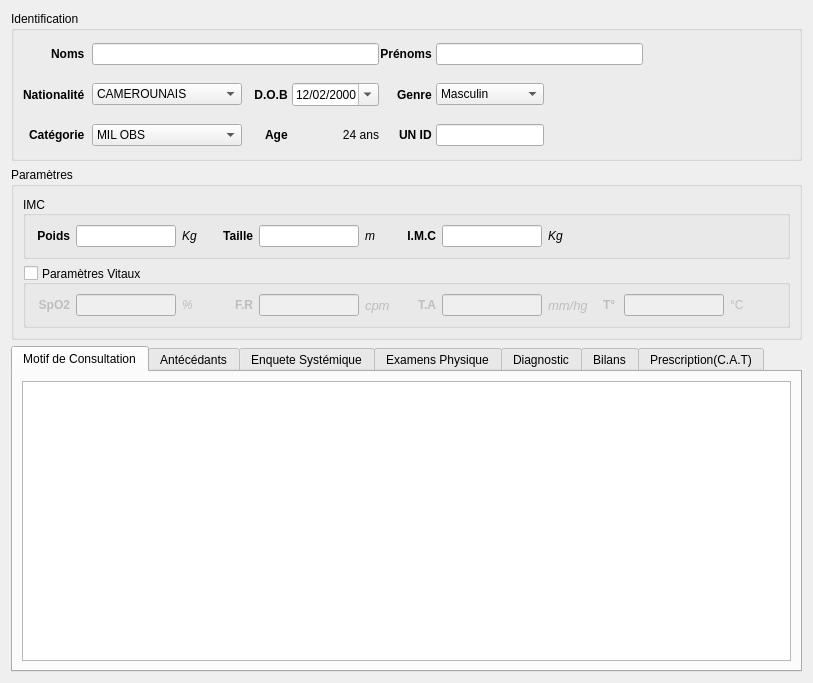
<?xml version="1.0" encoding="UTF-8"?>
<ui version="4.0">
 <class>PatientConsultationForm</class>
 <widget class="QWidget" name="PatientConsultationForm">
  <property name="geometry">
   <rect>
    <x>0</x>
    <y>0</y>
    <width>813</width>
    <height>683</height>
   </rect>
  </property>
  <property name="minimumSize">
   <size>
    <width>810</width>
    <height>680</height>
   </size>
  </property>
  <property name="windowTitle">
   <string>Consultaion Patient</string>
  </property>
  <layout class="QGridLayout" name="mainLayout">
   <item row="0" column="0">
    <widget class="QGroupBox" name="identificationBox">
     <property name="sizePolicy">
      <sizepolicy hsizetype="Expanding" vsizetype="Preferred">
       <horstretch>0</horstretch>
       <verstretch>0</verstretch>
      </sizepolicy>
     </property>
     <property name="maximumSize">
      <size>
       <width>16777215</width>
       <height>150</height>
      </size>
     </property>
     <property name="title">
      <string>Identification</string>
     </property>
     <layout class="QHBoxLayout" name="horizontalLayout_2">
      <property name="topMargin">
       <number>0</number>
      </property>
      <property name="rightMargin">
       <number>0</number>
      </property>
      <property name="bottomMargin">
       <number>0</number>
      </property>
      <item>
       <layout class="QGridLayout" name="identificationLayout" rowstretch="0,0,0">
        <property name="horizontalSpacing">
         <number>1</number>
        </property>
        <item row="0" column="1" colspan="4">
         <widget class="QLineEdit" name="name">
          <property name="clearButtonEnabled">
           <bool>true</bool>
          </property>
         </widget>
        </item>
        <item row="0" column="6" colspan="4">
         <widget class="QLineEdit" name="surname">
          <property name="clearButtonEnabled">
           <bool>true</bool>
          </property>
         </widget>
        </item>
        <item row="2" column="3">
         <widget class="QLabel" name="label_3">
          <property name="font">
           <font>
            <bold>true</bold>
           </font>
          </property>
          <property name="text">
           <string>Age </string>
          </property>
          <property name="alignment">
           <set>Qt::AlignRight|Qt::AlignTrailing|Qt::AlignVCenter</set>
          </property>
         </widget>
        </item>
        <item row="1" column="5">
         <widget class="QLabel" name="label_4">
          <property name="font">
           <font>
            <bold>true</bold>
           </font>
          </property>
          <property name="text">
           <string>Genre </string>
          </property>
          <property name="alignment">
           <set>Qt::AlignRight|Qt::AlignTrailing|Qt::AlignVCenter</set>
          </property>
         </widget>
        </item>
        <item row="2" column="0">
         <widget class="QLabel" name="label_7">
          <property name="font">
           <font>
            <bold>true</bold>
           </font>
          </property>
          <property name="text">
           <string>Catégorie  </string>
          </property>
          <property name="alignment">
           <set>Qt::AlignRight|Qt::AlignTrailing|Qt::AlignVCenter</set>
          </property>
         </widget>
        </item>
        <item row="2" column="4">
         <widget class="QLabel" name="label_24">
          <property name="text">
           <string>24 ans</string>
          </property>
          <property name="alignment">
           <set>Qt::AlignRight|Qt::AlignTrailing|Qt::AlignVCenter</set>
          </property>
         </widget>
        </item>
        <item row="1" column="0">
         <widget class="QLabel" name="label_5">
          <property name="font">
           <font>
            <bold>true</bold>
           </font>
          </property>
          <property name="text">
           <string>Nationalité  </string>
          </property>
          <property name="alignment">
           <set>Qt::AlignRight|Qt::AlignTrailing|Qt::AlignVCenter</set>
          </property>
         </widget>
        </item>
        <item row="0" column="5">
         <widget class="QLabel" name="label_2">
          <property name="font">
           <font>
            <bold>true</bold>
           </font>
          </property>
          <property name="text">
           <string>Prénoms </string>
          </property>
          <property name="alignment">
           <set>Qt::AlignRight|Qt::AlignTrailing|Qt::AlignVCenter</set>
          </property>
         </widget>
        </item>
        <item row="0" column="0">
         <widget class="QLabel" name="label">
          <property name="font">
           <font>
            <bold>true</bold>
           </font>
          </property>
          <property name="text">
           <string>Noms  </string>
          </property>
          <property name="alignment">
           <set>Qt::AlignRight|Qt::AlignTrailing|Qt::AlignVCenter</set>
          </property>
         </widget>
        </item>
        <item row="1" column="3">
         <widget class="QLabel" name="label_23">
          <property name="font">
           <font>
            <bold>true</bold>
           </font>
          </property>
          <property name="text">
           <string>D.O.B </string>
          </property>
          <property name="alignment">
           <set>Qt::AlignRight|Qt::AlignTrailing|Qt::AlignVCenter</set>
          </property>
         </widget>
        </item>
        <item row="1" column="4">
         <widget class="QDateEdit" name="dateEdit">
          <property name="alignment">
           <set>Qt::AlignRight|Qt::AlignTrailing|Qt::AlignVCenter</set>
          </property>
          <property name="buttonSymbols">
           <enum>QAbstractSpinBox::UpDownArrows</enum>
          </property>
          <property name="showGroupSeparator" stdset="0">
           <bool>true</bool>
          </property>
          <property name="currentSection">
           <enum>QDateTimeEdit::DaySection</enum>
          </property>
          <property name="displayFormat">
           <string>dd/MM/yyyy</string>
          </property>
          <property name="calendarPopup">
           <bool>true</bool>
          </property>
          <property name="timeSpec">
           <enum>Qt::LocalTime</enum>
          </property>
          <property name="date">
           <date>
            <year>2000</year>
            <month>2</month>
            <day>12</day>
           </date>
          </property>
         </widget>
        </item>
        <item row="2" column="1" colspan="2">
         <widget class="QComboBox" name="comboBox_2">
          <property name="sizePolicy">
           <sizepolicy hsizetype="Expanding" vsizetype="Fixed">
            <horstretch>0</horstretch>
            <verstretch>0</verstretch>
           </sizepolicy>
          </property>
          <property name="minimumSize">
           <size>
            <width>150</width>
            <height>0</height>
           </size>
          </property>
          <item>
           <property name="text">
            <string>MIL OBS</string>
           </property>
          </item>
          <item>
           <property name="text">
            <string>UNIPO</string>
           </property>
          </item>
          <item>
           <property name="text">
            <string>STAFF OFF</string>
           </property>
          </item>
          <item>
           <property name="text">
            <string>TROOP</string>
           </property>
          </item>
          <item>
           <property name="text">
            <string>INT STAFF</string>
           </property>
          </item>
          <item>
           <property name="text">
            <string>LOCAL STAFF</string>
           </property>
          </item>
          <item>
           <property name="text">
            <string>UN-AFP</string>
           </property>
          </item>
          <item>
           <property name="text">
            <string>LOCAL POP</string>
           </property>
          </item>
         </widget>
        </item>
        <item row="1" column="1" colspan="2">
         <widget class="QComboBox" name="nationality">
          <property name="sizePolicy">
           <sizepolicy hsizetype="Expanding" vsizetype="Fixed">
            <horstretch>0</horstretch>
            <verstretch>0</verstretch>
           </sizepolicy>
          </property>
          <property name="minimumSize">
           <size>
            <width>150</width>
            <height>0</height>
           </size>
          </property>
          <item>
           <property name="text">
            <string>CAMEROUNAIS</string>
           </property>
          </item>
          <item>
           <property name="text">
            <string>CENTRAFRICAIN</string>
           </property>
          </item>
          <item>
           <property name="text">
            <string>PERUVIEN</string>
           </property>
          </item>
          <item>
           <property name="text">
            <string>BANGLADESHI</string>
           </property>
          </item>
         </widget>
        </item>
        <item row="2" column="5">
         <widget class="QLabel" name="label_6">
          <property name="font">
           <font>
            <bold>true</bold>
           </font>
          </property>
          <property name="text">
           <string>UN ID </string>
          </property>
          <property name="alignment">
           <set>Qt::AlignRight|Qt::AlignTrailing|Qt::AlignVCenter</set>
          </property>
         </widget>
        </item>
        <item row="2" column="6" colspan="2">
         <widget class="QLineEdit" name="reg_number">
          <property name="sizePolicy">
           <sizepolicy hsizetype="Preferred" vsizetype="Fixed">
            <horstretch>0</horstretch>
            <verstretch>0</verstretch>
           </sizepolicy>
          </property>
          <property name="clearButtonEnabled">
           <bool>true</bool>
          </property>
         </widget>
        </item>
        <item row="1" column="6" colspan="2">
         <widget class="QComboBox" name="gender">
          <property name="sizeAdjustPolicy">
           <enum>QComboBox::AdjustToContents</enum>
          </property>
          <item>
           <property name="text">
            <string>Masculin</string>
           </property>
          </item>
          <item>
           <property name="text">
            <string>Feminin</string>
           </property>
          </item>
         </widget>
        </item>
       </layout>
      </item>
      <item>
       <widget class="QLabel" name="label_22">
        <property name="minimumSize">
         <size>
          <width>150</width>
          <height>150</height>
         </size>
        </property>
        <property name="maximumSize">
         <size>
          <width>150</width>
          <height>16777215</height>
         </size>
        </property>
        <property name="text">
         <string/>
        </property>
        <property name="pixmap">
         <pixmap>:/icons/icons/person.jpg</pixmap>
        </property>
        <property name="alignment">
         <set>Qt::AlignCenter</set>
        </property>
       </widget>
      </item>
     </layout>
    </widget>
   </item>
   <item row="1" column="0">
    <widget class="QGroupBox" name="groupBox_2">
     <property name="maximumSize">
      <size>
       <width>16777215</width>
       <height>180</height>
      </size>
     </property>
     <property name="title">
      <string>Paramètres</string>
     </property>
     <property name="flat">
      <bool>true</bool>
     </property>
     <layout class="QGridLayout" name="gridLayout_2">
      <item row="0" column="0">
       <widget class="QGroupBox" name="groupBox_3">
        <property name="title">
         <string>IMC</string>
        </property>
        <property name="alignment">
         <set>Qt::AlignLeading|Qt::AlignLeft|Qt::AlignVCenter</set>
        </property>
        <layout class="QHBoxLayout" name="horizontalLayout_8">
         <item>
          <layout class="QHBoxLayout" name="horizontalLayout_3">
           <item>
            <widget class="QLabel" name="label_8">
             <property name="maximumSize">
              <size>
               <width>35</width>
               <height>16777215</height>
              </size>
             </property>
             <property name="font">
              <font>
               <bold>true</bold>
              </font>
             </property>
             <property name="text">
              <string>Poids</string>
             </property>
             <property name="alignment">
              <set>Qt::AlignRight|Qt::AlignTrailing|Qt::AlignVCenter</set>
             </property>
            </widget>
           </item>
           <item>
            <widget class="QLineEdit" name="weight">
             <property name="maximumSize">
              <size>
               <width>100</width>
               <height>16777215</height>
              </size>
             </property>
             <property name="clearButtonEnabled">
              <bool>true</bool>
             </property>
            </widget>
           </item>
           <item>
            <widget class="QLabel" name="label_9">
             <property name="maximumSize">
              <size>
               <width>30</width>
               <height>16777215</height>
              </size>
             </property>
             <property name="font">
              <font>
               <italic>true</italic>
              </font>
             </property>
             <property name="text">
              <string>Kg</string>
             </property>
            </widget>
           </item>
          </layout>
         </item>
         <item>
          <layout class="QHBoxLayout" name="horizontalLayout_4">
           <item>
            <widget class="QLabel" name="label_10">
             <property name="maximumSize">
              <size>
               <width>35</width>
               <height>16777215</height>
              </size>
             </property>
             <property name="font">
              <font>
               <bold>true</bold>
              </font>
             </property>
             <property name="text">
              <string>Taille</string>
             </property>
             <property name="alignment">
              <set>Qt::AlignRight|Qt::AlignTrailing|Qt::AlignVCenter</set>
             </property>
            </widget>
           </item>
           <item>
            <widget class="QLineEdit" name="height">
             <property name="maximumSize">
              <size>
               <width>100</width>
               <height>16777215</height>
              </size>
             </property>
             <property name="clearButtonEnabled">
              <bool>true</bool>
             </property>
            </widget>
           </item>
           <item>
            <widget class="QLabel" name="label_11">
             <property name="maximumSize">
              <size>
               <width>30</width>
               <height>16777215</height>
              </size>
             </property>
             <property name="font">
              <font>
               <italic>true</italic>
              </font>
             </property>
             <property name="text">
              <string>m</string>
             </property>
            </widget>
           </item>
          </layout>
         </item>
         <item>
          <layout class="QHBoxLayout" name="horizontalLayout_5">
           <item>
            <widget class="QLabel" name="label_12">
             <property name="maximumSize">
              <size>
               <width>35</width>
               <height>16777215</height>
              </size>
             </property>
             <property name="font">
              <font>
               <bold>true</bold>
              </font>
             </property>
             <property name="text">
              <string>I.M.C</string>
             </property>
             <property name="alignment">
              <set>Qt::AlignRight|Qt::AlignTrailing|Qt::AlignVCenter</set>
             </property>
            </widget>
           </item>
           <item>
            <widget class="QLineEdit" name="imc">
             <property name="maximumSize">
              <size>
               <width>100</width>
               <height>16777215</height>
              </size>
             </property>
             <property name="readOnly">
              <bool>true</bool>
             </property>
             <property name="clearButtonEnabled">
              <bool>true</bool>
             </property>
            </widget>
           </item>
           <item>
            <widget class="QLabel" name="label_13">
             <property name="font">
              <font>
               <italic>true</italic>
              </font>
             </property>
             <property name="text">
              <string>Kg</string>
             </property>
            </widget>
           </item>
          </layout>
         </item>
        </layout>
       </widget>
      </item>
      <item row="1" column="0">
       <widget class="QGroupBox" name="groupBox_4">
        <property name="font">
         <font>
          <bold>false</bold>
         </font>
        </property>
        <property name="title">
         <string>Paramètres Vitaux</string>
        </property>
        <property name="alignment">
         <set>Qt::AlignLeading|Qt::AlignLeft|Qt::AlignVCenter</set>
        </property>
        <property name="checkable">
         <bool>true</bool>
        </property>
        <property name="checked">
         <bool>false</bool>
        </property>
        <layout class="QHBoxLayout" name="horizontalLayout_9">
         <item>
          <layout class="QHBoxLayout" name="horizontalLayout_6">
           <item>
            <widget class="QLabel" name="label_14">
             <property name="maximumSize">
              <size>
               <width>35</width>
               <height>16777215</height>
              </size>
             </property>
             <property name="font">
              <font>
               <bold>true</bold>
              </font>
             </property>
             <property name="text">
              <string>SpO2</string>
             </property>
             <property name="alignment">
              <set>Qt::AlignRight|Qt::AlignTrailing|Qt::AlignVCenter</set>
             </property>
            </widget>
           </item>
           <item>
            <widget class="QLineEdit" name="oxygene_sat">
             <property name="maximumSize">
              <size>
               <width>100</width>
               <height>16777215</height>
              </size>
             </property>
             <property name="clearButtonEnabled">
              <bool>true</bool>
             </property>
            </widget>
           </item>
           <item>
            <widget class="QLabel" name="label_15">
             <property name="maximumSize">
              <size>
               <width>30</width>
               <height>16777215</height>
              </size>
             </property>
             <property name="font">
              <font>
               <italic>true</italic>
               <bold>false</bold>
              </font>
             </property>
             <property name="text">
              <string>%</string>
             </property>
            </widget>
           </item>
          </layout>
         </item>
         <item>
          <layout class="QHBoxLayout" name="horizontalLayout_7">
           <item>
            <widget class="QLabel" name="label_17">
             <property name="maximumSize">
              <size>
               <width>35</width>
               <height>16777215</height>
              </size>
             </property>
             <property name="font">
              <font>
               <bold>true</bold>
              </font>
             </property>
             <property name="text">
              <string>F.R</string>
             </property>
             <property name="alignment">
              <set>Qt::AlignRight|Qt::AlignTrailing|Qt::AlignVCenter</set>
             </property>
            </widget>
           </item>
           <item>
            <widget class="QLineEdit" name="respiration_freq">
             <property name="maximumSize">
              <size>
               <width>100</width>
               <height>16777215</height>
              </size>
             </property>
             <property name="clearButtonEnabled">
              <bool>true</bool>
             </property>
            </widget>
           </item>
           <item>
            <widget class="QLabel" name="label_16">
             <property name="maximumSize">
              <size>
               <width>30</width>
               <height>16777215</height>
              </size>
             </property>
             <property name="font">
              <font>
               <pointsize>10</pointsize>
               <italic>true</italic>
               <bold>false</bold>
              </font>
             </property>
             <property name="text">
              <string>cpm</string>
             </property>
            </widget>
           </item>
          </layout>
         </item>
         <item>
          <widget class="QLabel" name="label_19">
           <property name="maximumSize">
            <size>
             <width>35</width>
             <height>16777215</height>
            </size>
           </property>
           <property name="font">
            <font>
             <bold>true</bold>
            </font>
           </property>
           <property name="text">
            <string>T.A</string>
           </property>
           <property name="alignment">
            <set>Qt::AlignRight|Qt::AlignTrailing|Qt::AlignVCenter</set>
           </property>
          </widget>
         </item>
         <item>
          <widget class="QLineEdit" name="heart_bit">
           <property name="maximumSize">
            <size>
             <width>100</width>
             <height>16777215</height>
            </size>
           </property>
           <property name="clearButtonEnabled">
            <bool>true</bool>
           </property>
          </widget>
         </item>
         <item>
          <widget class="QLabel" name="label_18">
           <property name="maximumSize">
            <size>
             <width>90</width>
             <height>16777215</height>
            </size>
           </property>
           <property name="font">
            <font>
             <pointsize>10</pointsize>
             <italic>true</italic>
             <bold>false</bold>
            </font>
           </property>
           <property name="text">
            <string>mm/hg</string>
           </property>
          </widget>
         </item>
         <item>
          <widget class="QLabel" name="label_21">
           <property name="maximumSize">
            <size>
             <width>15</width>
             <height>16777215</height>
            </size>
           </property>
           <property name="font">
            <font>
             <bold>true</bold>
            </font>
           </property>
           <property name="text">
            <string>T°</string>
           </property>
          </widget>
         </item>
         <item>
          <widget class="QLineEdit" name="temperature">
           <property name="maximumSize">
            <size>
             <width>100</width>
             <height>16777215</height>
            </size>
           </property>
           <property name="clearButtonEnabled">
            <bool>true</bool>
           </property>
          </widget>
         </item>
         <item>
          <widget class="QLabel" name="label_20">
           <property name="text">
            <string>°C</string>
           </property>
          </widget>
         </item>
        </layout>
       </widget>
      </item>
     </layout>
    </widget>
   </item>
   <item row="2" column="0">
    <widget class="QTabWidget" name="tab">
     <property name="enabled">
      <bool>true</bool>
     </property>
     <property name="movable">
      <bool>true</bool>
     </property>
     <widget class="QWidget" name="consultation_motive_tab">
      <attribute name="title">
       <string>Motif de Consultation</string>
      </attribute>
      <layout class="QGridLayout" name="gridLayout_4">
       <item row="0" column="0">
        <widget class="QPlainTextEdit" name="motivation_text"/>
       </item>
      </layout>
     </widget>
     <widget class="QWidget" name="backgroud_tab">
      <attribute name="title">
       <string>Antécédants</string>
      </attribute>
      <layout class="QGridLayout" name="gridLayout">
       <item row="0" column="0">
        <widget class="QTextEdit" name="antecedant_text"/>
       </item>
      </layout>
     </widget>
     <widget class="QWidget" name="enquete_tab">
      <attribute name="title">
       <string>Enquete Systémique</string>
      </attribute>
      <layout class="QGridLayout" name="gridLayout">
       <item row="0" column="0">
        <widget class="QTextEdit" name="anquete_text"/>
       </item>
      </layout>
     </widget>
     <widget class="QWidget" name="physical_exam_tab">
      <attribute name="title">
       <string>Examens Physique</string>
      </attribute>
      <layout class="QGridLayout" name="gridLayout">
       <item row="0" column="0">
        <widget class="QTextEdit" name="physical_exam_text"/>
       </item>
      </layout>
     </widget>
     <widget class="QWidget" name="diagnosys_tab">
      <attribute name="title">
       <string>Diagnostic</string>
      </attribute>
      <layout class="QGridLayout" name="gridLayout">
       <item row="0" column="0">
        <widget class="QTextEdit" name="diagnosys_text"/>
       </item>
      </layout>
     </widget>
     <widget class="QWidget" name="labtest_tab">
      <attribute name="title">
       <string>Bilans</string>
      </attribute>
      <layout class="QGridLayout" name="gridLayout">
       <item row="0" column="0">
        <widget class="QTextEdit" name="labtest_text"/>
       </item>
      </layout>
     </widget>
     <widget class="QWidget" name="prescription_tab">
      <attribute name="title">
       <string>Prescription(C.A.T)</string>
      </attribute>
      <layout class="QGridLayout" name="gridLayout">
       <item row="0" column="0">
        <widget class="QTextEdit" name="prescription_text"/>
       </item>
      </layout>
     </widget>
    </widget>
   </item>
  </layout>
 </widget>
 <resources/>
 <connections/>
</ui>
